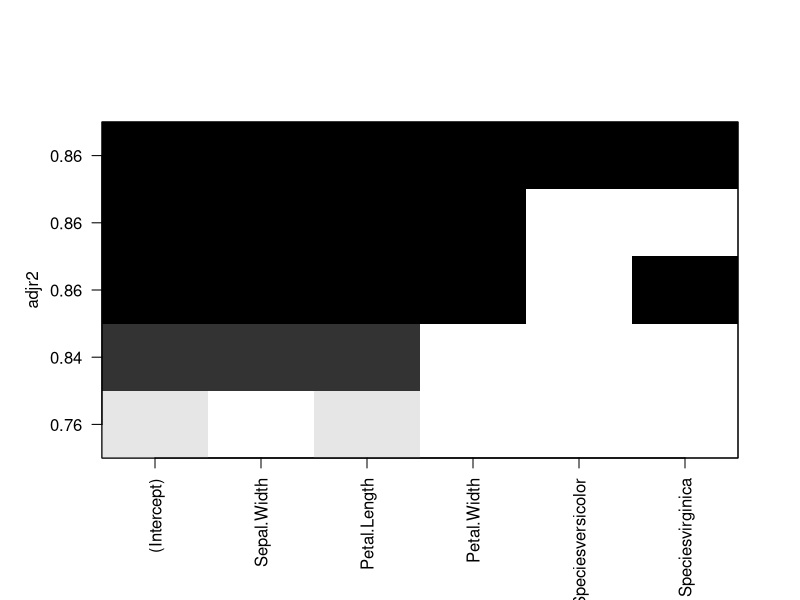
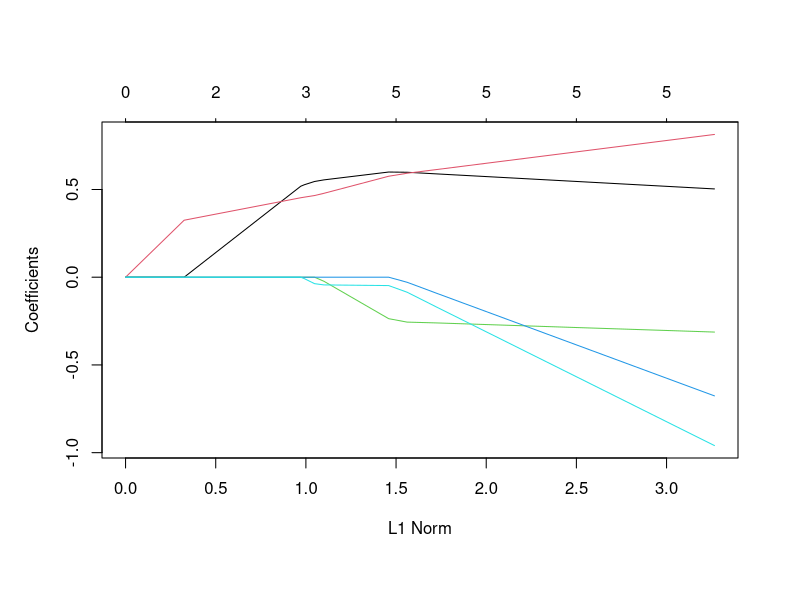
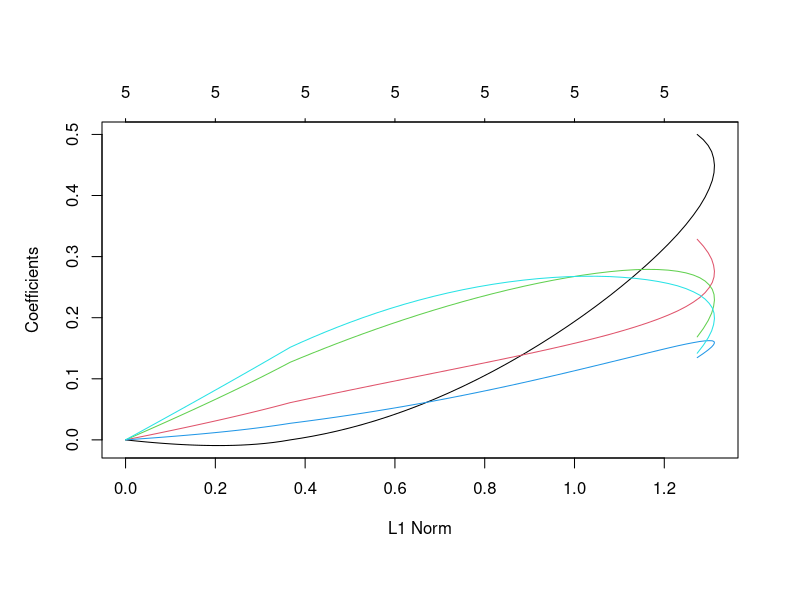
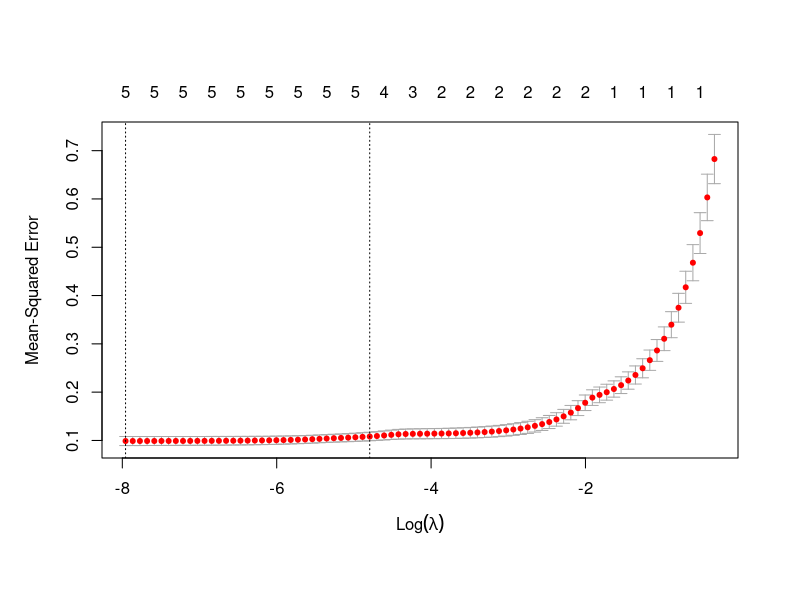
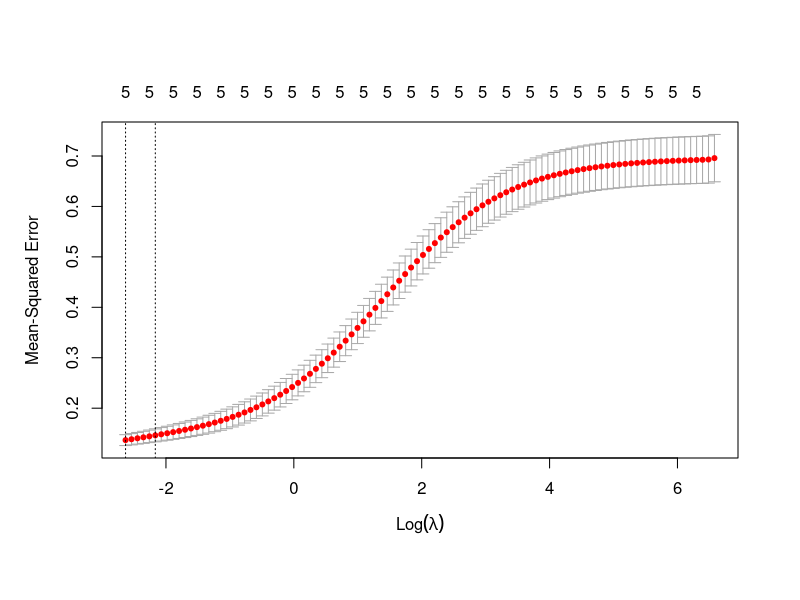

Generate these figures, in order, with R:
library(leaps)
library(tidyverse)
library(glmnet)

#model for iris
iris <- as_data_frame(iris)

regfit <- regsubsets(Sepal.Length ~ ., iris, method = "forward", nvmax = 19)
regfit_backward <- regsubsets(Sepal.Length ~ ., iris, method = "backward", nvmax = 19)

model <- lm(Sepal.Length ~ ., data = iris)
step_model <- step(model)

summary_regfit <- summary(regfit)
summary_regfit
summary(regfit_backward)

names(summary_regfit)
summary_regfit$adjr2
summary_regfit$rsq
plot (regfit, scale = "adjr2")

coef(regfit, 2)

x <- model.matrix(Sepal.Length ~ ., data = iris)
x <- x[,-1]

#alpha 0 is ridge 1 is lasso
lasso = glmnet(x, iris$Sepal.Length, alpha = 1)
plot(lasso)
print(lasso)

ridge = glmnet(x, iris$Sepal.Length, alpha = 0)
plot(ridge)

set.seed(1)
cv.lasso = cv.glmnet(x, iris$Sepal.Length, alpha = 1)
plot(cv.lasso)

cv.ridge = cv.glmnet(x, iris$Sepal.Length, alpha = 0)
plot(cv.ridge)

coef(cv.lasso, s = "lambda.min")
coef(cv.ridge, s = "lambda.min")
